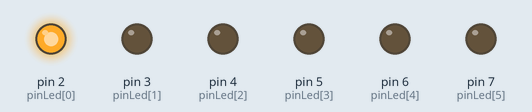
This sketch was run on a simulated Arduino Uno, built with avr-gcc and run on an emulated ATmega328P. Parts: output pins drawn as LEDs (lit = HIGH).

Above: at 0.1 s.
At 0.7 s:
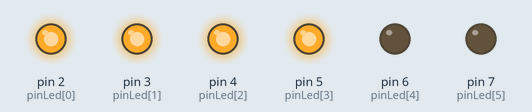
At 1.3 s:
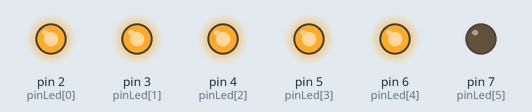
At 2.7 s:
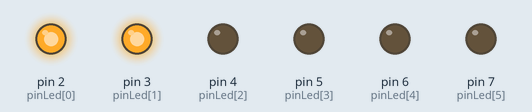
At 3.5 s:
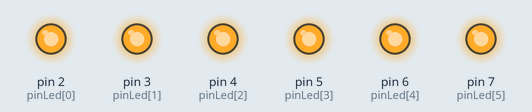
At 5.3 s:
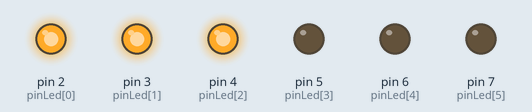
Timing chart, 0 to 5.6 s (numbered marks = the images above):
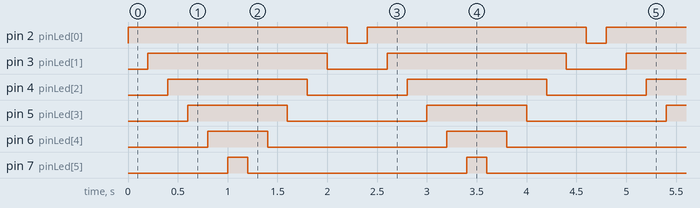

The sketch:

back_and_forth.ino
```cpp
int pinLed[6]={2,3,4,5,6,7};

void setup(){

  for(int i=0;i<=5;i++){
  pinMode(pinLed[i],OUTPUT);
  }
}

void loop(){

  for(int i=0;i<=5;i++){
  digitalWrite(pinLed[i],HIGH);
   delay(200);
  }
  for(int i=5;i>=0;i--){
  digitalWrite(pinLed[i],LOW);
   delay(200);
  }
}
```

Measured:
- by itself, pin 2 (pinLed[0]): alternates HIGH for 2.2 s and LOW for 0.20 s
- by itself, pin 3 (pinLed[1]): alternates HIGH for 1.8 s and LOW for 0.60 s
- by itself, pin 4 (pinLed[2]): alternates HIGH for 1.4 s and LOW for 1.0 s
- by itself, pin 5 (pinLed[3]): alternates HIGH for 1.0 s and LOW for 1.4 s
- by itself, pin 6 (pinLed[4]): alternates HIGH for 0.60 s and LOW for 1.8 s
- by itself, pin 7 (pinLed[5]): alternates HIGH for 0.20 s and LOW for 2.2 s
